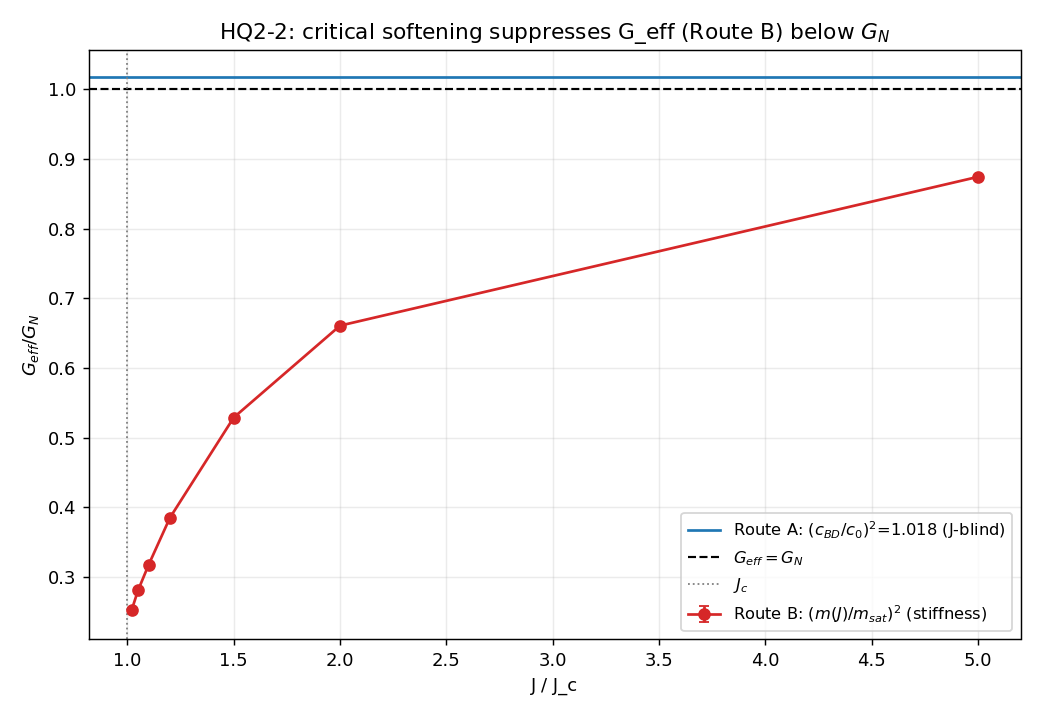

This chart was generated by the following Python code:
"""HQ2_2_geff.py -- G_eff/G_N as a function of J/J_c.

Charter: HQ2_CRITICAL_FERROMAGNET.md (HQ2-2).  Reuses the c_eff(J) measured in
HQ2-1 (no new Monte-Carlo).  DEV bridge (adopted from the prompt):

    G_eff(J)/G_N = J_eff(J)/J = Z(J/J_c) = (c_eff(J)/c0)^2 .

Central question: is G_eff/G_N < 1 for some J > J_c?
  Route A (BD, J-blind): Z_A = (c_BD/c0)^2 = const ~ 1   -> no suppression.
  Route B (stiffness):   Z_B = (m(J)/m_sat)^2 < 1, smallest near J_c -> suppression.

Death criterion (pre-registered): G_eff/G_N >= 1 for all J > J_c -> Verdict C.
If Route B gives Z<1, HQ2-2 is "positive" and HQ2-3/HQ2-4 may run (protocol).
Anti-circularity: G_N never enters as a constant; Z is the measured (c_eff/c0)^2.
"""
from __future__ import annotations

import json
from pathlib import Path

import numpy as np
import matplotlib
matplotlib.use("Agg")
import matplotlib.pyplot as plt  # noqa: E402

OUT = Path(__file__).resolve().parent


def main():
    src = OUT / "HQ2_1_jeff.json"
    if not src.exists():
        print("HQ2_1_jeff.json missing -- run HQ2-1 first.  Aborting.")
        return 1
    d = json.loads(src.read_text())
    c0 = d["c0"]
    cA = d["route_A"]["c_BD"]
    rows = d["rows"]

    print("=" * 72)
    print("HQ2-2 -- G_eff/G_N vs J/J_c   [Z = (c_eff/c0)^2]")
    print("=" * 72)
    out_rows = []
    for r in rows:
        Z_B = (r["c_eff_B"] / c0) ** 2
        Z_B_err = 2.0 * (r["c_eff_B"] / c0) * (r["c_eff_B_err"] / c0)
        Z_A = (cA / c0) ** 2
        out_rows.append({"J_over_Jc": r["J_over_Jc"], "J": r["J"], "m": r["m"],
                         "Z_B": Z_B, "Z_B_err": Z_B_err, "Z_A": Z_A})
        print(f"  J/Jc={r['J_over_Jc']:4.2f}  m={r['m']:.4f}  "
              f"G_eff/G_N(B)={Z_B:.4f}+-{Z_B_err:.4f}   (A)={Z_A:.4f}")

    Z_B_vals = [r["Z_B"] for r in out_rows]
    Z_B_min = min(Z_B_vals)
    Z_A = (cA / c0) ** 2
    routeB_suppresses = Z_B_min < 1.0
    routeA_suppresses = Z_A < 1.0 - 1e-6

    # pre-registered death vs positive
    positive = routeB_suppresses          # Route B gives the hypothesis its chance
    verdict_local = ("POSITIVE (Route B: G_eff<G_N near J_c) -> HQ2-3/4 may run"
                     if positive else
                     "DEATH (G_eff>=G_N for all J>J_c) -> Verdict C")
    print("-" * 72)
    print(f"  Route A (BD, J-blind): G_eff/G_N = {Z_A:.4f} (constant) "
          f"-> suppression: {routeA_suppresses}")
    print(f"  Route B (stiffness):   min G_eff/G_N = {Z_B_min:.4f} at "
          f"J/Jc={out_rows[int(np.argmin(Z_B_vals))]['J_over_Jc']} "
          f"-> suppression: {routeB_suppresses}")
    print(f"\n  HQ2-2: {verdict_local}")
    print("=" * 72)

    # figure
    fig, ax = plt.subplots(figsize=(8, 5.5))
    rj = np.array([r["J_over_Jc"] for r in out_rows])
    ZB = np.array([r["Z_B"] for r in out_rows])
    ZBe = np.array([r["Z_B_err"] for r in out_rows])
    o = np.argsort(rj)
    ax.errorbar(rj[o], ZB[o], yerr=ZBe[o], fmt="o-", color="tab:red", capsize=3,
                label="Route B: $(m(J)/m_{sat})^2$ (stiffness)")
    ax.axhline(Z_A, color="tab:blue", lw=1.5,
               label=f"Route A: $(c_{{BD}}/c_0)^2$={Z_A:.3f} (J-blind)")
    ax.axhline(1.0, color="k", ls="--", lw=1.2, label="$G_{eff}=G_N$")
    ax.axvline(1.0, color="0.5", ls=":", lw=1, label="$J_c$")
    ax.set_xlabel("J / J_c"); ax.set_ylabel("$G_{eff}/G_N$")
    ax.set_title("HQ2-2: critical softening suppresses G_eff (Route B) below $G_N$")
    ax.legend(fontsize=9); ax.grid(alpha=0.25)
    fig.tight_layout()
    fig.savefig(OUT / "HQ2_2_geff.png", dpi=130)
    print(f"saved {OUT/'HQ2_2_geff.png'}")

    payload = {"task": "HQ2-2", "c0": c0, "c_BD": cA, "Z_A": Z_A,
               "rows": out_rows, "Z_B_min": Z_B_min,
               "routeA_suppresses": bool(routeA_suppresses),
               "routeB_suppresses": bool(routeB_suppresses),
               "positive": bool(positive), "verdict_local": verdict_local}
    (OUT / "HQ2_2_geff.json").write_text(json.dumps(payload, indent=2, default=float))
    print(f"saved {OUT/'HQ2_2_geff.json'}")
    return 0


if __name__ == "__main__":
    raise SystemExit(main())
